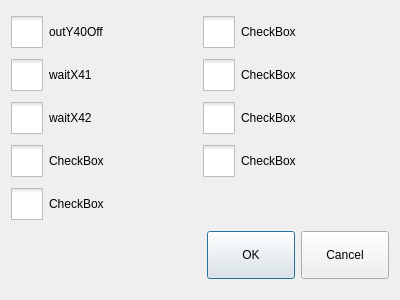
<?xml version="1.0" encoding="UTF-8"?>
<ui version="4.0">
 <class>ICPointpProperty</class>
 <widget class="QDialog" name="ICPointpProperty">
  <property name="geometry">
   <rect>
    <x>0</x>
    <y>0</y>
    <width>400</width>
    <height>300</height>
   </rect>
  </property>
  <property name="windowTitle">
   <string>Dialog</string>
  </property>
  <property name="styleSheet">
   <string notr="true">::indicator {
     width: 32px;
     height: 32px;
 }

::indicator:unchecked 
{
     image: url(:/resource/check_unchecked.png);
 }
::indicator:checked 
{
     image: url(:/resource/check_checked.png);
 }

QRadioButton::indicator:checked:disabled
{
 image: url(:/resource/check_checked_disable.png);
}

QRadioButton::indicator:unchecked:disabled
{
 image: url(:/resource/check_unchecked_disable.png);
}</string>
  </property>
  <layout class="QGridLayout" name="gridLayout">
   <item row="0" column="0">
    <widget class="QCheckBox" name="checkBox_1">
     <property name="focusPolicy">
      <enum>Qt::NoFocus</enum>
     </property>
     <property name="text">
      <string>outY40Off</string>
     </property>
     <property name="checked">
      <bool>false</bool>
     </property>
    </widget>
   </item>
   <item row="0" column="1">
    <widget class="QCheckBox" name="checkBox_6">
     <property name="focusPolicy">
      <enum>Qt::NoFocus</enum>
     </property>
     <property name="text">
      <string>CheckBox</string>
     </property>
    </widget>
   </item>
   <item row="1" column="0">
    <widget class="QCheckBox" name="checkBox_2">
     <property name="focusPolicy">
      <enum>Qt::NoFocus</enum>
     </property>
     <property name="text">
      <string>waitX41</string>
     </property>
     <property name="checked">
      <bool>false</bool>
     </property>
    </widget>
   </item>
   <item row="1" column="1">
    <widget class="QCheckBox" name="checkBox_7">
     <property name="focusPolicy">
      <enum>Qt::NoFocus</enum>
     </property>
     <property name="text">
      <string>CheckBox</string>
     </property>
    </widget>
   </item>
   <item row="2" column="0">
    <widget class="QCheckBox" name="checkBox_3">
     <property name="focusPolicy">
      <enum>Qt::NoFocus</enum>
     </property>
     <property name="text">
      <string>waitX42</string>
     </property>
     <property name="checked">
      <bool>false</bool>
     </property>
    </widget>
   </item>
   <item row="2" column="1">
    <widget class="QCheckBox" name="checkBox_8">
     <property name="focusPolicy">
      <enum>Qt::NoFocus</enum>
     </property>
     <property name="text">
      <string>CheckBox</string>
     </property>
    </widget>
   </item>
   <item row="3" column="0">
    <widget class="QCheckBox" name="checkBox_4">
     <property name="focusPolicy">
      <enum>Qt::NoFocus</enum>
     </property>
     <property name="text">
      <string>CheckBox</string>
     </property>
    </widget>
   </item>
   <item row="3" column="1">
    <widget class="QCheckBox" name="checkBox_9">
     <property name="focusPolicy">
      <enum>Qt::NoFocus</enum>
     </property>
     <property name="text">
      <string>CheckBox</string>
     </property>
    </widget>
   </item>
   <item row="4" column="0">
    <widget class="QCheckBox" name="checkBox_5">
     <property name="focusPolicy">
      <enum>Qt::NoFocus</enum>
     </property>
     <property name="text">
      <string>CheckBox</string>
     </property>
    </widget>
   </item>
   <item row="5" column="0" colspan="2">
    <widget class="QDialogButtonBox" name="buttonBox">
     <property name="styleSheet">
      <string notr="true">width:80px;
height:40px ;</string>
     </property>
     <property name="orientation">
      <enum>Qt::Horizontal</enum>
     </property>
     <property name="standardButtons">
      <set>QDialogButtonBox::Cancel|QDialogButtonBox::Ok</set>
     </property>
    </widget>
   </item>
  </layout>
 </widget>
 <resources/>
 <connections>
  <connection>
   <sender>buttonBox</sender>
   <signal>accepted()</signal>
   <receiver>ICPointpProperty</receiver>
   <slot>accept()</slot>
   <hints>
    <hint type="sourcelabel">
     <x>248</x>
     <y>254</y>
    </hint>
    <hint type="destinationlabel">
     <x>157</x>
     <y>274</y>
    </hint>
   </hints>
  </connection>
  <connection>
   <sender>buttonBox</sender>
   <signal>rejected()</signal>
   <receiver>ICPointpProperty</receiver>
   <slot>reject()</slot>
   <hints>
    <hint type="sourcelabel">
     <x>316</x>
     <y>260</y>
    </hint>
    <hint type="destinationlabel">
     <x>286</x>
     <y>274</y>
    </hint>
   </hints>
  </connection>
 </connections>
</ui>
